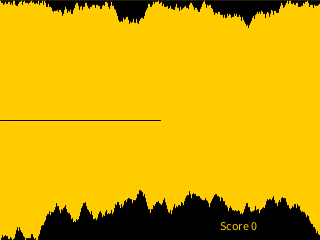
Frame 1 (no input)
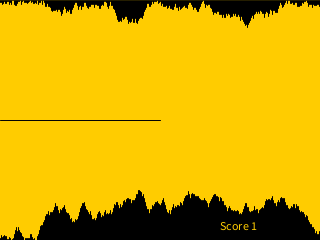
Frame 2 (the mouse pressed at the canvas centre, redrawn once)

The Processing sketch that drew these frames (run headless with seeded random() and noise(); the mouse was pressed at the canvas centre and the sketch redrawn once):

// Processing sketch: processing_73402
// ── processing_73402.pde

boolean started = false;

int[] bottom,top;

float[] dragon;
float modif=0.0;

color backgroundColor = #FFCC00;

PFont font;

static float difficulty=0.05;

int sign=1, score=0;

void setup()
{
  size(320,240);
  randomSeed(0);
  
  top = new int[width];
  bottom = new int[width];

  dragon = new float[width];

  for(int i=0; i < width/2+1; i++)
    dragon[i] = int(height/2);

  for(int i=1; i < width; i++)
  {
    bottom[i]= abs(bottom[i-1] + int(random(-5,5))) ;
    if(bottom[i] < 0) bottom[i] = int(random(1,5));  
  }

  for(int i=1; i < width; i++)
  {
    top[i]= abs(top[i-1] + int(random(-5,5))) ;
    if(top[i]+height-bottom[i] > height) top[i] = int(random(1,5));
  }

  noLoop();
}

void draw()
{
  backgroundColor = color(255, 204-score/125, 0);

  background(backgroundColor);
  fill(backgroundColor);

  for(int i=0;i<width;i++)
  {
    line(i, height, i, height-bottom[i]);
    if(i+1 < width)
    {
      bottom[i] = bottom[i+1];
      bottom[width-1] = abs(bottom[width-2] + int(random(-3,3)));
    }
  }

  for(int i=0;i<width;i++)
  {
    line(i, 0, i, top[i]);
    if(i+1 < width)
    {
      top[i] = top[i+1];
      top[width-1] = abs(top[width-2] + int(random(-3,3)));
    }
  }

  text("Score "+score++, width-100, height-10);
  
  if(score > 25300)
  {
    background(0,0,0);
    text("Victory!", int(height/2), int(width/2));
    noLoop();
  }

  modif += sign*difficulty;
  dragon[int(width/2)] += modif;  

  for(int i=0; i < int(width/2); i++)
  {
    line(i+1,dragon[i+1],i,dragon[i]);
    dragon[i]=dragon[i+1];
  }

  if( (dragon[width/2] < top[width/2]) || (dragon[width/2] > height-bottom[width/2]))
  {
    noLoop();
    background(0);
    fill(255,0,0);
    text("Game over. Your score is: " + score, width/2-90, height/2);
  }
}

/* Control 2 */

void keyPressed()
{
  if(!started)
  {
    loop();
    started = true;
  }

  sign=-1;
}

void keyReleased()
{
  sign=1;
}


/* Control 1
 void keyPressed()
 {
 if (keyCode == UP)
 {
 loop();
 sign=-1;
 }
 else if (keyCode == DOWN)
 {
 sign=1;
 }
 }
 */
